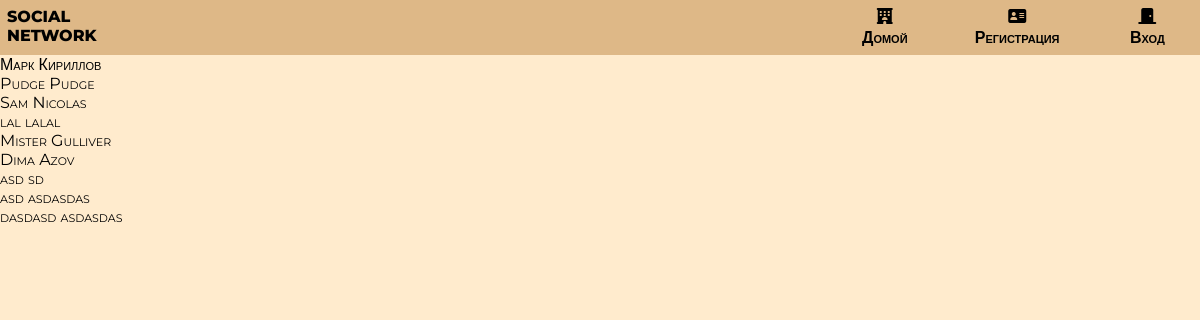
The app's page /, older data.
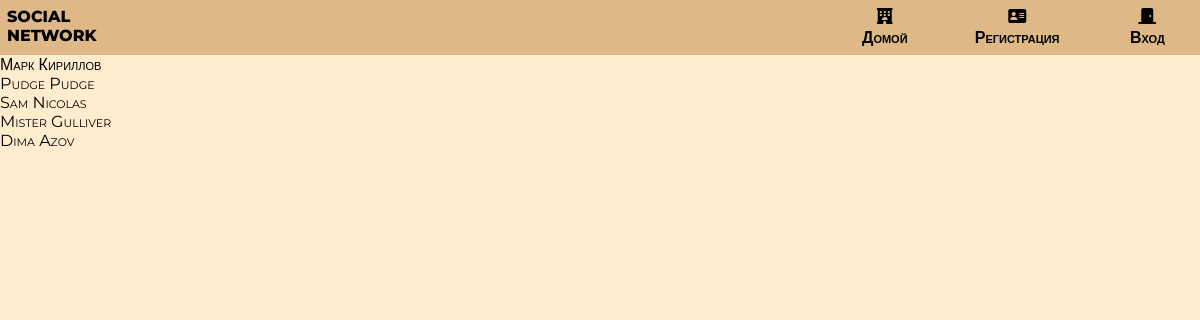
The same page, newer data.
### myPage/models.py (models this page shows, shortened)
class CustomUser(AbstractBaseUser):
    first_name = models.CharField(max_length=50,verbose_name='Имя')
    last_name = models.CharField(max_length=50,verbose_name='Фамилия')
    email = models.EmailField(unique=True,verbose_name='Электронная почта')
    birth_date = models.DateField(default=date(2000, 1, 1), verbose_name='Дата рождения')
    profile_image = models.ImageField(blank=True, upload_to="photos/%Y/%m/%d/", verbose_name='Фотография профиля')
    country = CountryField(blank_label="(select country)", blank=True, verbose_name='Страна')
    is_superuser = models.BooleanField(default=False,verbose_name='Суперюзер?')
    is_staff = models.BooleanField(default=False,verbose_name='Стафф?')
    USERNAME_FIELD = 'email'
    REQUIRED_FIELDS = ['first_name', 'last_name']
    objects = CustomUserManager()
    class Meta:
        verbose_name = 'Страница'
        verbose_name_plural = 'Страницы'

### myPage/views.py (the view)
# urls.py: path('', views.IndexView.as_view(), name='home'),
class IndexView(generic.ListView):
    template_name="myPage/index.html"
    context_object_name="users"
    def get_queryset(self):
        return User.objects.all()

### myPage/templates/myPage/index.html
{% extends 'myPage/base.html' %} {% block content %} {% if users %}
<ul>
  {% for user in users %} {% if not user.is_superuser %}
  <li>
    <a href="{% url 'myPage:profile' user.id %}">
      {{ user.first_name }} {{ user.last_name }}
    </a>
  </li>
  {% endif %} {% endfor %}
</ul>
{% endif %} {% endblock content %}

Row changes from the older to the newer data that the page shows:
removed CustomUser: first_name "lal", last_name "lalal"
removed CustomUser: first_name "asd", last_name "sd"
removed CustomUser: first_name "asd", last_name "asdasdas"
removed CustomUser: first_name "dasdasd", last_name "asdasdas"
